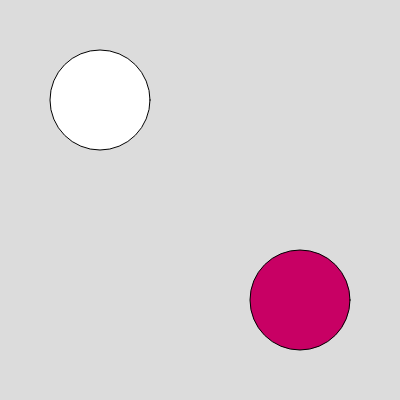
Frame 1 (no input)
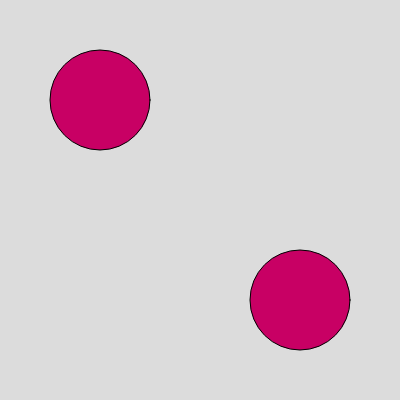
Frame 60 (no input)
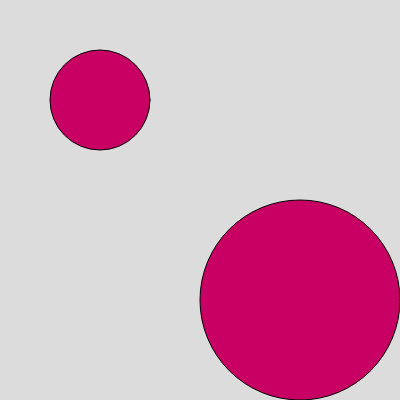
Frame 120 (the mouse pressed at the canvas centre since frame 60)

The p5.js sketch that drew these frames (run headless with seeded random() and noise() and a simulated clock; from frame 60 on, the mouse is pressed at the canvas centre):

// p5.js sketch
// ── sketch.js
var col;
var radius;
var size1;
var size2;
function setup() {
  createCanvas(400, 400);
  col = color(200, 0, 100);
  radius = 50;
  size1 = 100;
  size2 = 100;
  
}

function draw() {
  background(220);
  
  ellipse(100, 100, 100, 100);
  md = dist(mouseX, mouseY, 100, 100);
  fill(col);
  if (mouseIsPressed){
    if (md < radius){
      col = color(0,0,0);
    }else{
      col = color(200, 0, 100);
    }
  }
  
  
  ellipse(300, 300, size1, size2);
  mdsize = dist(mouseX, mouseY, 300, 300);
  if (mouseIsPressed){
    if (mdsize < radius);
    size1 = 200;
    size2 = 200;
  }else{
    size1 = 100;
    size2 = 100;
  
  }
  
  
  
}
